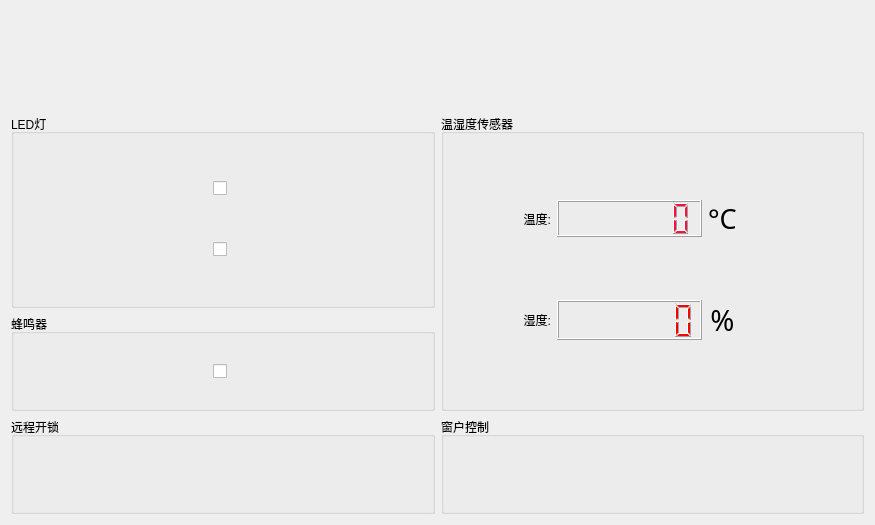
<?xml version="1.0" encoding="UTF-8"?>
<ui version="4.0">
 <class>WifiForm</class>
 <widget class="QWidget" name="WifiForm">
  <property name="geometry">
   <rect>
    <x>0</x>
    <y>0</y>
    <width>875</width>
    <height>525</height>
   </rect>
  </property>
  <property name="windowTitle">
   <string>Form</string>
  </property>
  <property name="styleSheet">
   <string notr="true">border-color: rgb(85, 170, 255);</string>
  </property>
  <layout class="QGridLayout" name="gridLayout_2">
   <item row="4" column="0">
    <widget class="QGroupBox" name="groupBox_lock">
     <property name="layoutDirection">
      <enum>Qt::LeftToRight</enum>
     </property>
     <property name="styleSheet">
      <string notr="true">border-color: rgb(85, 170, 255);</string>
     </property>
     <property name="title">
      <string>远程开锁</string>
     </property>
     <layout class="QGridLayout" name="gridLayout_4">
      <item row="0" column="0">
       <spacer name="horizontalSpacer_11">
        <property name="orientation">
         <enum>Qt::Horizontal</enum>
        </property>
        <property name="sizeHint" stdset="0">
         <size>
          <width>40</width>
          <height>20</height>
         </size>
        </property>
       </spacer>
      </item>
      <item row="0" column="1">
       <widget class="QPushButton" name="btn_lock">
        <property name="styleSheet">
         <string notr="true"/>
        </property>
        <property name="text">
         <string/>
        </property>
        <property name="icon">
         <iconset resource="source.qrc">
          <normaloff>:/image/images/lock1.png</normaloff>:/image/images/lock1.png</iconset>
        </property>
        <property name="iconSize">
         <size>
          <width>150</width>
          <height>70</height>
         </size>
        </property>
        <property name="flat">
         <bool>true</bool>
        </property>
       </widget>
      </item>
      <item row="0" column="2">
       <spacer name="horizontalSpacer_12">
        <property name="orientation">
         <enum>Qt::Horizontal</enum>
        </property>
        <property name="sizeHint" stdset="0">
         <size>
          <width>40</width>
          <height>20</height>
         </size>
        </property>
       </spacer>
      </item>
     </layout>
    </widget>
   </item>
   <item row="0" column="0" colspan="2">
    <widget class="QLabel" name="label_3">
     <property name="styleSheet">
      <string notr="true">image: url(:/image/images/fish.jpg);</string>
     </property>
     <property name="text">
      <string/>
     </property>
    </widget>
   </item>
   <item row="4" column="1">
    <widget class="QGroupBox" name="groupBox_2">
     <property name="styleSheet">
      <string notr="true">border-color: rgb(85, 170, 255);</string>
     </property>
     <property name="title">
      <string>窗户控制</string>
     </property>
     <layout class="QGridLayout" name="gridLayout_3">
      <item row="0" column="1">
       <widget class="QPushButton" name="btn_window">
        <property name="text">
         <string/>
        </property>
        <property name="icon">
         <iconset resource="source.qrc">
          <normaloff>:/image/images/window.png</normaloff>:/image/images/window.png</iconset>
        </property>
        <property name="iconSize">
         <size>
          <width>150</width>
          <height>60</height>
         </size>
        </property>
        <property name="default">
         <bool>false</bool>
        </property>
        <property name="flat">
         <bool>true</bool>
        </property>
       </widget>
      </item>
      <item row="0" column="0">
       <spacer name="horizontalSpacer_13">
        <property name="orientation">
         <enum>Qt::Horizontal</enum>
        </property>
        <property name="sizeHint" stdset="0">
         <size>
          <width>40</width>
          <height>20</height>
         </size>
        </property>
       </spacer>
      </item>
      <item row="0" column="2">
       <spacer name="horizontalSpacer_14">
        <property name="orientation">
         <enum>Qt::Horizontal</enum>
        </property>
        <property name="sizeHint" stdset="0">
         <size>
          <width>40</width>
          <height>20</height>
         </size>
        </property>
       </spacer>
      </item>
     </layout>
    </widget>
   </item>
   <item row="3" column="0">
    <widget class="QGroupBox" name="groupBox">
     <property name="title">
      <string>蜂鸣器</string>
     </property>
     <layout class="QHBoxLayout" name="horizontalLayout">
      <item>
       <spacer name="horizontalSpacer">
        <property name="orientation">
         <enum>Qt::Horizontal</enum>
        </property>
        <property name="sizeHint" stdset="0">
         <size>
          <width>20</width>
          <height>20</height>
         </size>
        </property>
       </spacer>
      </item>
      <item>
       <widget class="QCheckBox" name="checkBox_beep">
        <property name="layoutDirection">
         <enum>Qt::LeftToRight</enum>
        </property>
        <property name="text">
         <string/>
        </property>
        <property name="icon">
         <iconset resource="source.qrc">
          <normaloff>:/image/images/nbeep2.png</normaloff>:/image/images/nbeep2.png</iconset>
        </property>
        <property name="iconSize">
         <size>
          <width>50</width>
          <height>40</height>
         </size>
        </property>
       </widget>
      </item>
      <item>
       <spacer name="horizontalSpacer_2">
        <property name="orientation">
         <enum>Qt::Horizontal</enum>
        </property>
        <property name="sizeHint" stdset="0">
         <size>
          <width>20</width>
          <height>20</height>
         </size>
        </property>
       </spacer>
      </item>
     </layout>
    </widget>
   </item>
   <item row="1" column="0" rowspan="2">
    <widget class="QGroupBox" name="groupBox_base">
     <property name="title">
      <string>LED灯</string>
     </property>
     <layout class="QGridLayout" name="gridLayout">
      <item row="1" column="2">
       <spacer name="horizontalSpacer_6">
        <property name="orientation">
         <enum>Qt::Horizontal</enum>
        </property>
        <property name="sizeHint" stdset="0">
         <size>
          <width>20</width>
          <height>20</height>
         </size>
        </property>
       </spacer>
      </item>
      <item row="1" column="0">
       <spacer name="horizontalSpacer_5">
        <property name="orientation">
         <enum>Qt::Horizontal</enum>
        </property>
        <property name="sizeHint" stdset="0">
         <size>
          <width>20</width>
          <height>20</height>
         </size>
        </property>
       </spacer>
      </item>
      <item row="0" column="2">
       <spacer name="horizontalSpacer_4">
        <property name="orientation">
         <enum>Qt::Horizontal</enum>
        </property>
        <property name="sizeHint" stdset="0">
         <size>
          <width>20</width>
          <height>20</height>
         </size>
        </property>
       </spacer>
      </item>
      <item row="0" column="1">
       <widget class="QCheckBox" name="checkBox_led1">
        <property name="text">
         <string/>
        </property>
        <property name="icon">
         <iconset resource="source.qrc">
          <normaloff>:/image/images/led2.png</normaloff>:/image/images/led2.png</iconset>
        </property>
        <property name="iconSize">
         <size>
          <width>50</width>
          <height>40</height>
         </size>
        </property>
       </widget>
      </item>
      <item row="1" column="1">
       <widget class="QCheckBox" name="checkBox_led2">
        <property name="text">
         <string/>
        </property>
        <property name="icon">
         <iconset resource="source.qrc">
          <normaloff>:/image/images/led2.png</normaloff>:/image/images/led2.png</iconset>
        </property>
        <property name="iconSize">
         <size>
          <width>50</width>
          <height>40</height>
         </size>
        </property>
       </widget>
      </item>
      <item row="0" column="0">
       <spacer name="horizontalSpacer_3">
        <property name="orientation">
         <enum>Qt::Horizontal</enum>
        </property>
        <property name="sizeHint" stdset="0">
         <size>
          <width>20</width>
          <height>20</height>
         </size>
        </property>
       </spacer>
      </item>
     </layout>
    </widget>
   </item>
   <item row="1" column="1" rowspan="3">
    <widget class="QGroupBox" name="groupBox_dth11">
     <property name="title">
      <string>温湿度传感器</string>
     </property>
     <layout class="QGridLayout" name="gridLayout_7">
      <item row="1" column="6">
       <spacer name="horizontalSpacer_10">
        <property name="orientation">
         <enum>Qt::Horizontal</enum>
        </property>
        <property name="sizeHint" stdset="0">
         <size>
          <width>40</width>
          <height>20</height>
         </size>
        </property>
       </spacer>
      </item>
      <item row="0" column="0">
       <spacer name="horizontalSpacer_8">
        <property name="orientation">
         <enum>Qt::Horizontal</enum>
        </property>
        <property name="sizeHint" stdset="0">
         <size>
          <width>40</width>
          <height>20</height>
         </size>
        </property>
       </spacer>
      </item>
      <item row="1" column="5">
       <widget class="QPushButton" name="btn_humi">
        <property name="maximumSize">
         <size>
          <width>50</width>
          <height>16777215</height>
         </size>
        </property>
        <property name="text">
         <string/>
        </property>
        <property name="icon">
         <iconset resource="source.qrc">
          <normaloff>:/image/images/refresh.png</normaloff>:/image/images/refresh.png</iconset>
        </property>
        <property name="iconSize">
         <size>
          <width>50</width>
          <height>20</height>
         </size>
        </property>
        <property name="flat">
         <bool>true</bool>
        </property>
       </widget>
      </item>
      <item row="1" column="1">
       <widget class="QLabel" name="label_2">
        <property name="maximumSize">
         <size>
          <width>100</width>
          <height>16777215</height>
         </size>
        </property>
        <property name="text">
         <string>湿度:</string>
        </property>
        <property name="alignment">
         <set>Qt::AlignRight|Qt::AlignTrailing|Qt::AlignVCenter</set>
        </property>
       </widget>
      </item>
      <item row="1" column="2">
       <widget class="QLCDNumber" name="lcdNumber_humi">
        <property name="minimumSize">
         <size>
          <width>145</width>
          <height>0</height>
         </size>
        </property>
        <property name="styleSheet">
         <string notr="true">color: rgb(255, 0, 0);</string>
        </property>
        <property name="lineWidth">
         <number>1</number>
        </property>
        <property name="smallDecimalPoint">
         <bool>true</bool>
        </property>
        <property name="digitCount">
         <number>6</number>
        </property>
       </widget>
      </item>
      <item row="0" column="5">
       <widget class="QPushButton" name="btn_temp">
        <property name="maximumSize">
         <size>
          <width>50</width>
          <height>16777215</height>
         </size>
        </property>
        <property name="text">
         <string/>
        </property>
        <property name="icon">
         <iconset resource="source.qrc">
          <normaloff>:/image/images/refresh.png</normaloff>:/image/images/refresh.png</iconset>
        </property>
        <property name="iconSize">
         <size>
          <width>50</width>
          <height>20</height>
         </size>
        </property>
        <property name="flat">
         <bool>true</bool>
        </property>
       </widget>
      </item>
      <item row="0" column="6">
       <spacer name="horizontalSpacer_7">
        <property name="orientation">
         <enum>Qt::Horizontal</enum>
        </property>
        <property name="sizeHint" stdset="0">
         <size>
          <width>40</width>
          <height>20</height>
         </size>
        </property>
       </spacer>
      </item>
      <item row="1" column="0">
       <spacer name="horizontalSpacer_9">
        <property name="orientation">
         <enum>Qt::Horizontal</enum>
        </property>
        <property name="sizeHint" stdset="0">
         <size>
          <width>40</width>
          <height>20</height>
         </size>
        </property>
       </spacer>
      </item>
      <item row="0" column="2">
       <widget class="QLCDNumber" name="lcdNumber_temp">
        <property name="minimumSize">
         <size>
          <width>145</width>
          <height>0</height>
         </size>
        </property>
        <property name="font">
         <font>
          <pointsize>9</pointsize>
          <weight>50</weight>
          <bold>false</bold>
         </font>
        </property>
        <property name="styleSheet">
         <string notr="true">color: rgb(255, 14, 58);</string>
        </property>
        <property name="frameShadow">
         <enum>QFrame::Raised</enum>
        </property>
        <property name="lineWidth">
         <number>1</number>
        </property>
        <property name="smallDecimalPoint">
         <bool>true</bool>
        </property>
        <property name="digitCount">
         <number>6</number>
        </property>
       </widget>
      </item>
      <item row="0" column="1">
       <widget class="QLabel" name="label">
        <property name="maximumSize">
         <size>
          <width>100</width>
          <height>16777215</height>
         </size>
        </property>
        <property name="text">
         <string>温度:</string>
        </property>
        <property name="alignment">
         <set>Qt::AlignRight|Qt::AlignTrailing|Qt::AlignVCenter</set>
        </property>
       </widget>
      </item>
      <item row="1" column="4">
       <widget class="QLabel" name="label_8">
        <property name="maximumSize">
         <size>
          <width>30</width>
          <height>16777215</height>
         </size>
        </property>
        <property name="font">
         <font>
          <family>Adobe Arabic</family>
          <pointsize>22</pointsize>
          <weight>50</weight>
          <bold>false</bold>
         </font>
        </property>
        <property name="text">
         <string>%</string>
        </property>
        <property name="alignment">
         <set>Qt::AlignCenter</set>
        </property>
       </widget>
      </item>
      <item row="0" column="4">
       <widget class="QLabel" name="label_4">
        <property name="font">
         <font>
          <family>Adobe Arabic</family>
          <pointsize>20</pointsize>
         </font>
        </property>
        <property name="text">
         <string>°C</string>
        </property>
       </widget>
      </item>
     </layout>
    </widget>
   </item>
  </layout>
 </widget>
 <resources>
  <include location="source.qrc"/>
 </resources>
 <connections/>
</ui>
